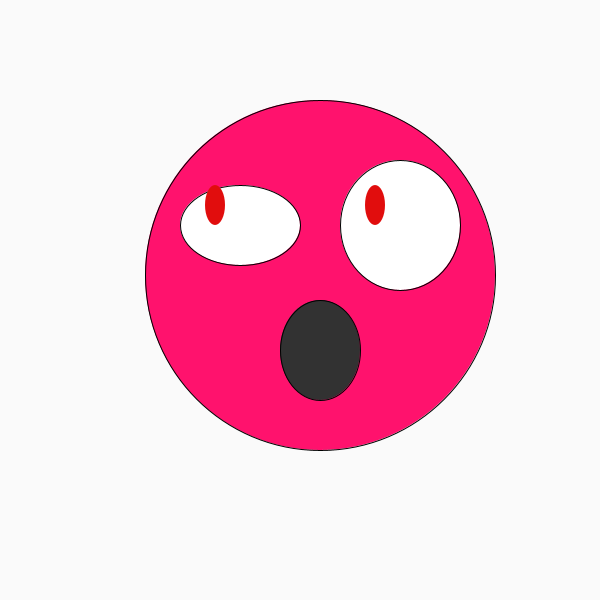
Frame 1 (no input)
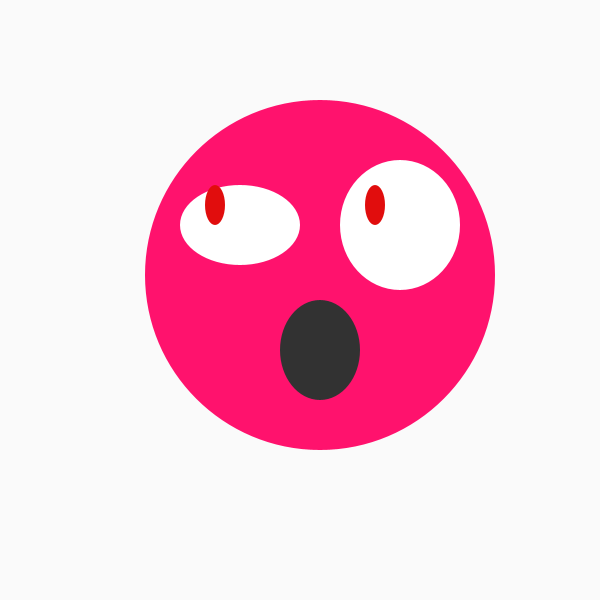
Frame 60 (the mouse pressed at the canvas centre just before this capture)
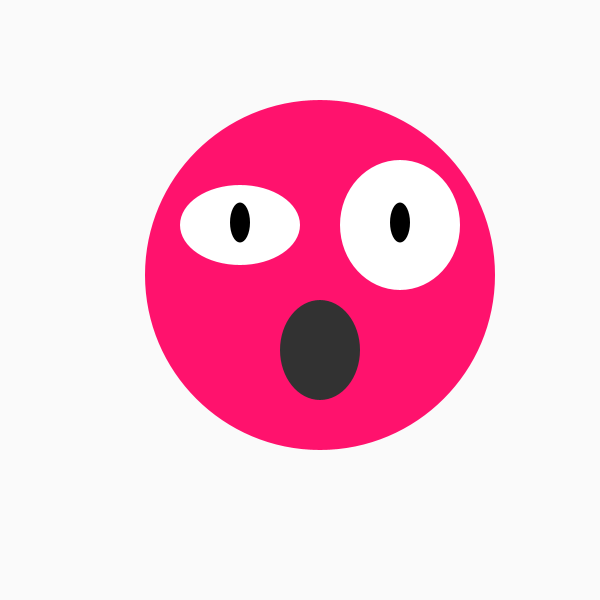
Frame 120 (the mouse held since frame 60 and released just before this capture)

The Processing sketch that drew these frames (run headless with seeded random() and noise(); from frame 60 on, the mouse is pressed at the canvas centre):

// Processing sketch: processing_129359
// ── processing_129359.pde


void setup() {
  size(600, 600);
}
 
void draw() {
  background(250); 
  fill(289,18,109);
   ellipse(320,275,350,350);
  fill(255);
  ellipse(240, 225, 120, 80); //left eye
  ellipse(400, 225, 120, 130); //right eye
  fill(50);
  ellipse(320,350,80,100);   // Mouth
  noStroke();
  float pupilX = map(mouseX, 0, width, 215, 265);
  float pupilY = map(mouseY, 0, height, 205, 240);
  float pupilA = map(mouseX, 0, width, 375, 425);
  fill(225, 13, 13);
  if(mousePressed)                   
  fill(0);
  ellipse(pupilX, pupilY, 20, 40); 
  ellipse(pupilA, pupilY, 20, 40); 
   

      

  }
